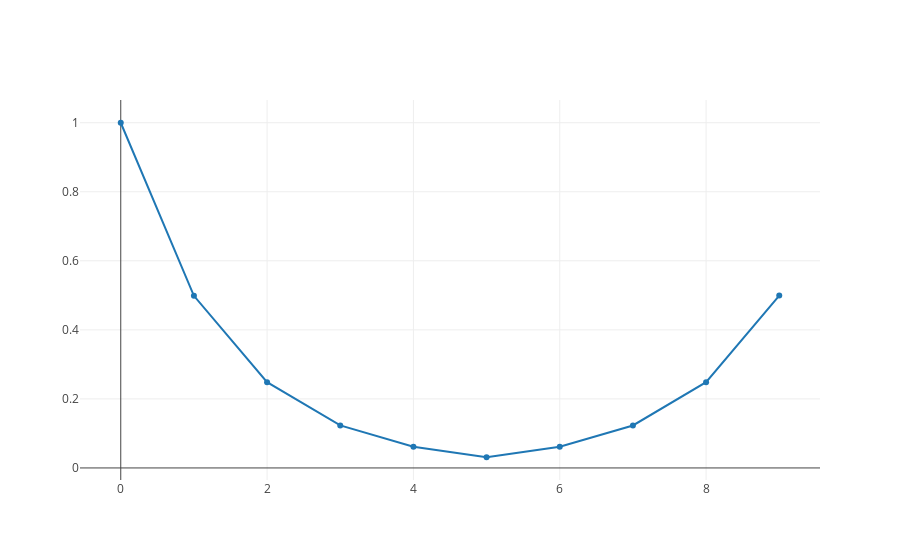

Source (notebook cell):
### Code cell
TD(10,10000,.01,.5)

### Figure 1 — Plotly figure (JSON) as saved in the notebook; plotly's stock layout.template omitted (floating-point values rounded to 4 significant figures)
{"data": [{"type": "scatter", "x": [0, 1, 2, 3, 4, 5, 6, 7, 8, 9], "y": [0.9999, 0.4987, 0.2484, 0.1231, 0.06149, 0.03098, 0.06119, 0.123, 0.2483, 0.4992]}], "layout": {}}
